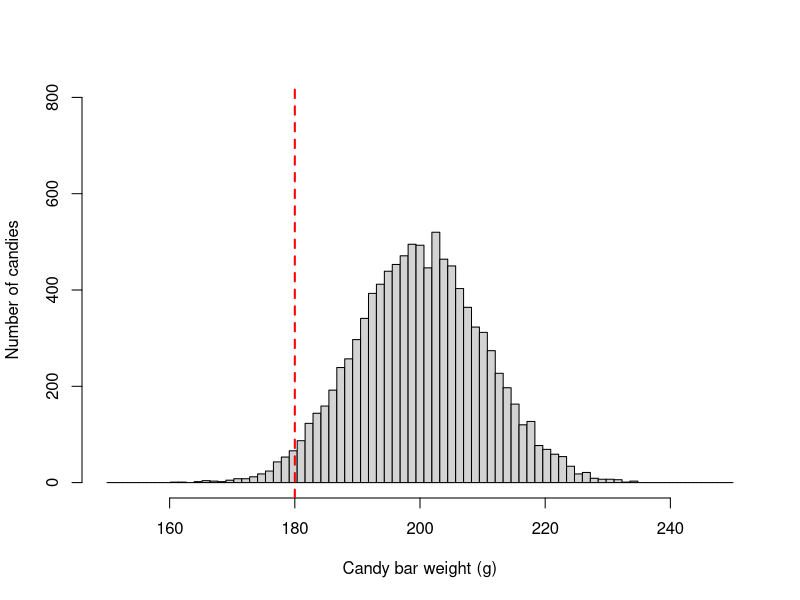
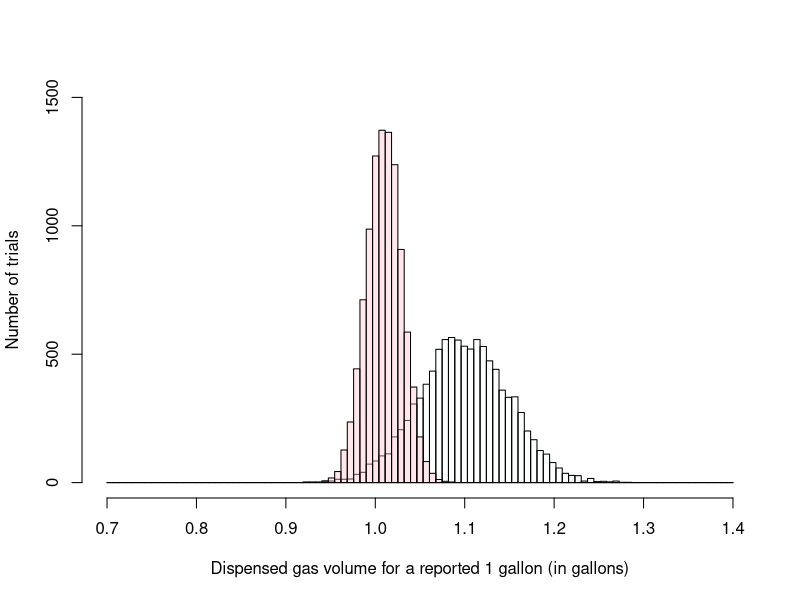

Generate these figures, in order, with R: (Note: this script raises an error after producing the figures.)
## ---- chunk 1
SampleWeight=180  # this is the average weight of the samples you took
PopulationWeight=200   # Average weight reported in the lable of the candy bar
SD=10       # reported Standard deviation for the candy bars

SimulatedPopulation<- rnorm(10000,PopulationWeight,SD) #lets simulate a population of 10000 candy bars with .

breaks = seq(150, 250, length.out = 80) #I create a set of bins for the x-axis of the distribution, this will determine how many bis you have

#next I plot the data
 hist(SimulatedPopulation, main=NA,xlim=c(150, 250),ylim=c(0, 800),breaks = breaks, xlab = "Candy bar weight (g)",ylab = "Number of candies")
 
 
#plot the mean height of men
abline(v=SampleWeight, lwd=2, col="red", lty=2) 

#lets add a label to mean label
text(SampleWeight,2000,labels="Sample",pos=4, col="blue") 
 
## ---- chunk 2
MeanGasA=1.1  # average gas volume for a suspected 1 gallon dispensing at gas station A
SDGasA=0.05   # SD for sample from gas station A

MeanGasB=1.01  # average gas volume for a suspected 1 gallon dispensing at gas station B
SDGasB=0.02   # SD for sample from gas station B


SimulatedGasA<- rnorm(10000,MeanGasA,SDGasA) #lets simulate a population for gas station A.
SimulatedGasB<- rnorm(10000,MeanGasB,SDGasB) #lets simulate a population for gas station A.


breaks = seq(0.7, 1.4, length.out = 100) #I create a set of bins for the x-axis of the distribution, this will determine how many bis you have

#next I plot the data. because we want to plot two distributions on top of each other. we need to create each distribution independently and then add them to a  single plot

#histogram for gass station A.
GasA= hist(SimulatedGasA, xlim=c(0.7, 1.4),ylim=c(0, 500),breaks = breaks,  plot = FALSE)

#histogram for gass station B.
GasB= hist(SimulatedGasB, xlim=c(0.7, 1.4),ylim=c(0, 500),breaks = breaks,  plot = FALSE)

#because you are plotting two distributions, it will be nice to use different colors. and because they likelu overlap, you should use semitransparent colors
LightBlue <- rgb(173,216,230,max = 255, alpha = 5, names = "lt.blue") #the fucntion rgb lets your select one color, and the alpha gives you how tranparent
DarkRed <- rgb(255,192,203, max = 255, alpha = 95, names = "lt.pink")


#lets plot the first distribution
plot(GasA, main=NA,xlim=c(0.7, 1.4),ylim=c(0, 1500),breaks = breaks, xlab = "Dispensed gas volume for a reported 1 gallon (in gallons)",ylab = "Number of trials" ,col=LightBlue)

plot(GasB, add=T ,col=DarkRed)  #note how for the parameter col, you indicate the color you create as a variable above
 
## ---- chunk 3
USA_Height=177.8   # height of average male in the USA
USA_SD=7.62       # Standard deviation of male population in the USA

France_Height=172.8   # France data
France_SD=5.62       # SD for france

NKorea_Height=155.5   # North Korea data
NKorea_SD=8.5       # SD for North Korea


SimulatedUSA<- rnorm(10000,USA_Height,USA_SD) #lets simulate a population for USA
SimulatedFrance<- rnorm(10000,France_Height,France_SD) #lets simulate a population for USA
SimulatedNKorea<- rnorm(10000,NKorea_Height,NKorea_SD) #lets simulate a population for USA


breaks = seq(120, 220, length.out = 100) #bins for the distribution

#histogram for USA
USA= hist(SimulatedUSA, xlim=c(120,220),ylim=c(0, 500),breaks = breaks,  plot = FALSE)

#histogram for FCrance
France= hist(SimulatedFrance, xlim=c(120,220),ylim=c(0, 500),breaks = breaks,  plot = FALSE)

#histogram for USA
NKorea= hist(SimulatedNKorea, xlim=c(120,220),ylim=c(0, 500),breaks = breaks,  plot = FALSE)



#because you are plotting three distributions, it will be nice to use different colors. and because they likely overlap, you should use semitransparent colors
LightBlue <- rgb(173,216,230,max = 255, alpha = 100, names = "lt.blue") #the fucntion rgb lets your select one color, and the alpha gives you how tranparent
DarkRed <- rgb(255,192,203, max = 255, alpha = 95)

MiddleOrange <- rgb(255,69,0, max = 255, alpha = 95)

#lets plot the first distribution
plot(USA, main=NA,xlim=c(120, 220),ylim=c(0, 800),breaks = breaks, xlab = "Men size (cm)",ylab = "Number of people" ,col=LightBlue)

plot(France, add=T ,col=DarkRed)  #note how for the parameter col, you indicate the color you create as a variable above

plot(NKorea, add=T ,col=MiddleOrange)  #note how for the parameter col, you indicate the color you create as a variable above

 
## ---- chunk 4
knitr::include_graphics("images/SelectingTest.png")
